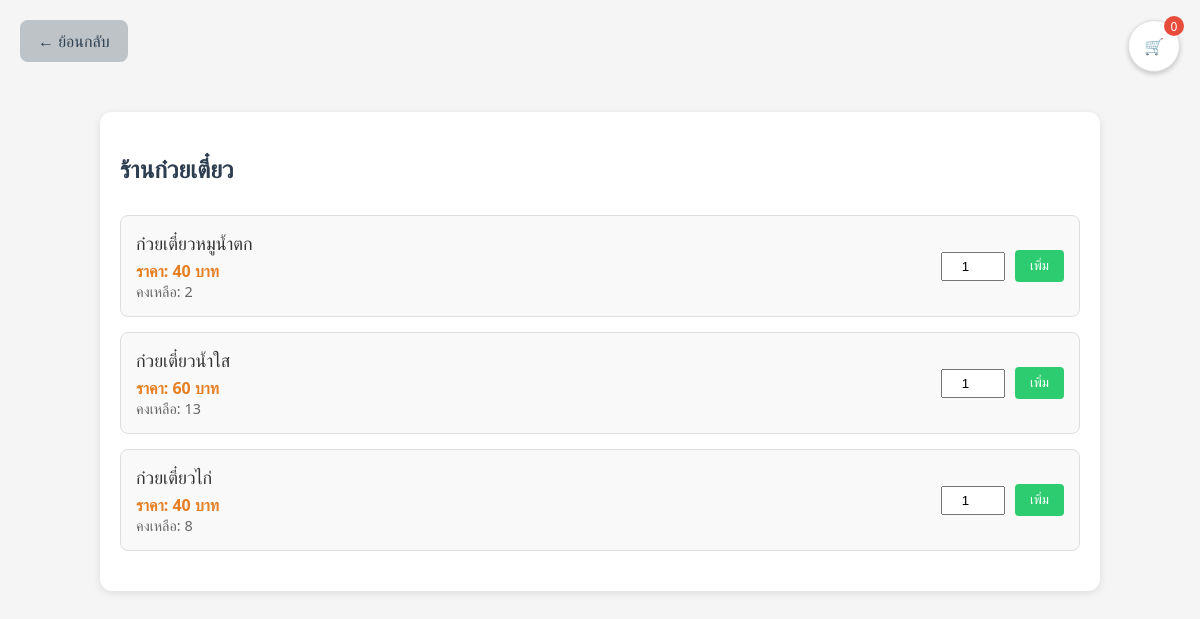
The app's page /shop.php?shopid=101 (signed in) with its own data.
### tables this page shows
CREATE TABLE `shop` (
  `ShopID` int(6) NOT NULL,
  `ShopName` varchar(20) DEFAULT NULL,
  `PassWord` varchar(50) DEFAULT NULL,
  `Tel` int(10) DEFAULT NULL
);

CREATE TABLE `foodmenu` (
  `FoodID` int(11) NOT NULL,
  `FoodName` varchar(20) DEFAULT NULL,
  `Price` int(6) DEFAULT NULL,
  `Amount` int(6) DEFAULT NULL,
  `ShopID` int(6) DEFAULT NULL
);

### shop.php (the view, shortened to what this page needs)
<?php
include 'WebconDB.php';
$shopid = isset($_GET['shopid']) ? $_GET['shopid'] : null;
$shop = $connect->query("SELECT * FROM shop WHERE ShopID = $shopid")->fetch_assoc();
$menu = $connect->query("SELECT * FROM foodmenu WHERE ShopID = $shopid");
?>
<!DOCTYPE html>
<html lang="th">
<head>
</head>
<body>
<div class="cart-icon" onclick="toggleCart()">🛒
    <div class="cart-count" id="cart-count">0</div>
</div>
<a href="main.php" class="back-button">← ย้อนกลับ</a>
<div class="container">
    <h2><?php echo $shop['ShopName']; ?></h2>
    <div class="menu-items">
        <?php while($item = $menu->fetch_assoc()): ?>
        <div class="menu-item">
            <div>
                <div class="menu-item-name"><?php echo $item['FoodName']; ?></div>
                <div class="menu-item-price">ราคา: <?php echo $item['Price']; ?> บาท</div>
                <div class="menu-item-stock">คงเหลือ: <?php echo $item['Amount']; ?></div>
            </div>
            <div class="menu-item-actions">
                <?php if ($item['Amount'] > 0): ?>
                <input type="number" class="quantity-input" id="quantity-<?php echo $item['FoodID']; ?>" min="1" max="<?php echo $item['Amount']; ?>" value="1">
                <button class="add-to-cart-btn" onclick="addToCart(<?php echo $item['FoodID']; ?>, '<?php echo $item['FoodName']; ?>', <?php echo $item['Price']; ?>, <?php echo $item['Amount']; ?>)">เพิ่ม</button>
            <?php else: ?>
                <span style="color: red; font-weight: bold;">หมดแล้ว</span>
            <?php endif; ?>
            </div>
        </div>
        <?php endwhile; ?>
    </div>
</div>
</body>
</html>

### shop.php (style rules this page uses)
body { font-family: 'Segoe UI', Tahoma, Geneva, Verdana, sans-serif; margin: 0; background: #f5f5f5; padding-bottom: 100px; }
.container { max-width: 960px; margin: 0 auto; padding: 40px 20px; background: #ffffff; box-shadow: 0 2px 8px rgba(0,0,0,0.1); border-radius: 12px; margin-top: 30px; }
h2 { margin-top: 0; color: #2c3e50; }
.back-button { display: inline-block; margin: 20px; padding: 10px 18px; background-color: #bdc3c7; color: #2c3e50; text-decoration: none; border-radius: 8px; font-size: 16px; transition: background-color 0.2s ease; }
.cart-icon { position: fixed; top: 20px; right: 20px; background-color: #ffffff; border: 1px solid #ddd; border-radius: 50%; width: 50px; height: 50px; display: flex; align-items: center; justify-content: center; cursor: pointer; box-shadow: 0 2px 5px rgba(0,0,0,0.2); z-index: 1000; }
.cart-count { position: absolute; top: -5px; right: -5px; background-color: #e74c3c; color: white; border-radius: 50%; width: 20px; height: 20px; display: flex; align-items: center; justify-content: center; font-size: 12px; }
.menu-items { display: flex; flex-direction: column; gap: 15px; margin-top: 30px; }
.menu-item { display: flex; justify-content: space-between; align-items: center; padding: 15px; border: 1px solid #ddd; border-radius: 8px; background-color: #f9f9f9; }
.menu-item-name { margin: 0 0 5px 0; color: #333; font-size: 18px; }
.menu-item-price { color: #e67e22; font-weight: bold; }
.menu-item-stock { color: #666; font-size: 0.9em; }
.menu-item-actions { display: flex; align-items: center; gap: 10px; }
.quantity-input { width: 50px; padding: 5px; text-align: center; }
.add-to-cart-btn { padding: 8px 15px; background-color: #2ecc71; color: white; border: none; border-radius: 4px; cursor: pointer; }

### records on screen
shop: ShopName "ร้านก๋วยเตี๋ยว"
foodmenu: FoodName "ก๋วยเตี๋ยวหมูน้ำตก", Price "40", Amount "2"
foodmenu: FoodName "ก๋วยเตี๋ยวน้ำใส", Price "60", Amount "13"
foodmenu: FoodName "ก๋วยเตี๋ยวไก่", Price "40", Amount "8"
